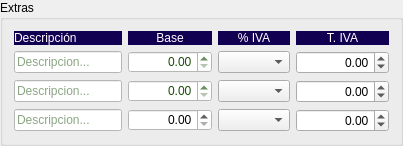
              <widget class="QGroupBox" name="groupBox">
               <property name="title">
                <string>Extras</string>
               </property>
               <layout class="QGridLayout" name="gridLayout_13">
                <item row="2" column="4">
                 <widget class="QDoubleSpinBox" name="spiniva_gasto2">
                  <property name="minimumSize">
                   <size>
                    <width>93</width>
                    <height>0</height>
                   </size>
                  </property>
                  <property name="alignment">
                   <set>Qt::AlignRight|Qt::AlignTrailing|Qt::AlignVCenter</set>
                  </property>
                  <property name="minimum">
                   <double>-100000000.000000000000000</double>
                  </property>
                  <property name="maximum">
                   <double>1000000000.000000000000000</double>
                  </property>
                 </widget>
                </item>
                <item row="0" column="0">
                 <widget class="QLabel" name="label_37">
                  <property name="styleSheet">
                   <string notr="true">background-color: rgb(17, 0, 82);
color: rgb(255, 255, 255);</string>
                  </property>
                  <property name="text">
                   <string>Descripción</string>
                  </property>
                 </widget>
                </item>
                <item row="0" column="4">
                 <widget class="QLabel" name="label_38">
                  <property name="minimumSize">
                   <size>
                    <width>93</width>
                    <height>0</height>
                   </size>
                  </property>
                  <property name="styleSheet">
                   <string notr="true">background-color: rgb(17, 0, 82);
color: rgb(255, 255, 255);</string>
                  </property>
                  <property name="text">
                   <string>T. IVA</string>
                  </property>
                  <property name="alignment">
                   <set>Qt::AlignCenter</set>
                  </property>
                 </widget>
                </item>
                <item row="3" column="4">
                 <widget class="QDoubleSpinBox" name="spiniva_gasto3">
                  <property name="minimumSize">
                   <size>
                    <width>93</width>
                    <height>0</height>
                   </size>
                  </property>
                  <property name="alignment">
                   <set>Qt::AlignRight|Qt::AlignTrailing|Qt::AlignVCenter</set>
                  </property>
                  <property name="minimum">
                   <double>-100000000.000000000000000</double>
                  </property>
                  <property name="maximum">
                   <double>1000000000.000000000000000</double>
                  </property>
                 </widget>
                </item>
                <item row="3" column="0">
                 <widget class="QLineEdit" name="txtGastoDist3">
                  <property name="styleSheet">
                   <string notr="true">background-color: rgb(255, 255, 255);
color: rgb(23, 76, 7);</string>
                  </property>
                  <property name="placeholderText">
                   <string>Descripcion...</string>
                  </property>
                 </widget>
                </item>
                <item row="1" column="1">
                 <widget class="QDoubleSpinBox" name="SpinGastoDist1">
                  <property name="styleSheet">
                   <string notr="true">background-color: rgb(255, 255, 255);
color: rgb(23, 76, 7);</string>
                  </property>
                  <property name="alignment">
                   <set>Qt::AlignRight|Qt::AlignTrailing|Qt::AlignVCenter</set>
                  </property>
                  <property name="maximum">
                   <double>999999999.000000000000000</double>
                  </property>
                 </widget>
                </item>
                <item row="2" column="1">
                 <widget class="QDoubleSpinBox" name="SpinGastoDist2">
                  <property name="styleSheet">
                   <string notr="true">background-color: rgb(255, 255, 255);
color: rgb(23, 76, 7);</string>
                  </property>
                  <property name="alignment">
                   <set>Qt::AlignRight|Qt::AlignTrailing|Qt::AlignVCenter</set>
                  </property>
                  <property name="maximum">
                   <double>999999999.000000000000000</double>
                  </property>
                 </widget>
                </item>
                <item row="0" column="3">
                 <widget class="QLabel" name="label_39">
                  <property name="styleSheet">
                   <string notr="true">background-color: rgb(17, 0, 82);
color: rgb(255, 255, 255);</string>
                  </property>
                  <property name="text">
                   <string>% IVA</string>
                  </property>
                  <property name="alignment">
                   <set>Qt::AlignCenter</set>
                  </property>
                 </widget>
                </item>
                <item row="3" column="3">
                 <widget class="QComboBox" name="cboporc_iva_gasto3"/>
                </item>
                <item row="2" column="3">
                 <widget class="QComboBox" name="cboporc_iva_gasto2"/>
                </item>
                <item row="1" column="4">
                 <widget class="QDoubleSpinBox" name="spiniva_gasto1">
                  <property name="minimumSize">
                   <size>
                    <width>93</width>
                    <height>0</height>
                   </size>
                  </property>
                  <property name="alignment">
                   <set>Qt::AlignRight|Qt::AlignTrailing|Qt::AlignVCenter</set>
                  </property>
                  <property name="minimum">
                   <double>-100000000.000000000000000</double>
                  </property>
                  <property name="maximum">
                   <double>1000000000.000000000000000</double>
                  </property>
                 </widget>
                </item>
                <item row="2" column="0">
                 <widget class="QLineEdit" name="txtGastoDist2">
                  <property name="styleSheet">
                   <string notr="true">background-color: rgb(255, 255, 255);
color: rgb(23, 76, 7);</string>
                  </property>
                  <property name="placeholderText">
                   <string>Descripcion...</string>
                  </property>
                 </widget>
                </item>
                <item row="3" column="1">
                 <widget class="QDoubleSpinBox" name="SpinGastoDist3">
                  <property name="styleSheet">
                   <string notr="true">background-color: rgb(255, 255, 255);</string>
                  </property>
                  <property name="alignment">
                   <set>Qt::AlignRight|Qt::AlignTrailing|Qt::AlignVCenter</set>
                  </property>
                  <property name="maximum">
                   <double>999999999.000000000000000</double>
                  </property>
                 </widget>
                </item>
                <item row="0" column="1">
                 <widget class="QLabel" name="label_40">
                  <property name="styleSheet">
                   <string notr="true">background-color: rgb(17, 0, 82);
color: rgb(255, 255, 255);</string>
                  </property>
                  <property name="text">
                   <string>Base</string>
                  </property>
                  <property name="alignment">
                   <set>Qt::AlignCenter</set>
                  </property>
                 </widget>
                </item>
                <item row="1" column="0">
                 <widget class="QLineEdit" name="txtGastoDist1">
                  <property name="styleSheet">
                   <string notr="true">background-color: rgb(255, 255, 255);
color: rgb(23, 76, 7);</string>
                  </property>
                  <property name="placeholderText">
                   <string>Descripcion...</string>
                  </property>
                 </widget>
                </item>
                <item row="1" column="3">
                 <widget class="QComboBox" name="cboporc_iva_gasto1"/>
                </item>
               </layout>
              </widget>
